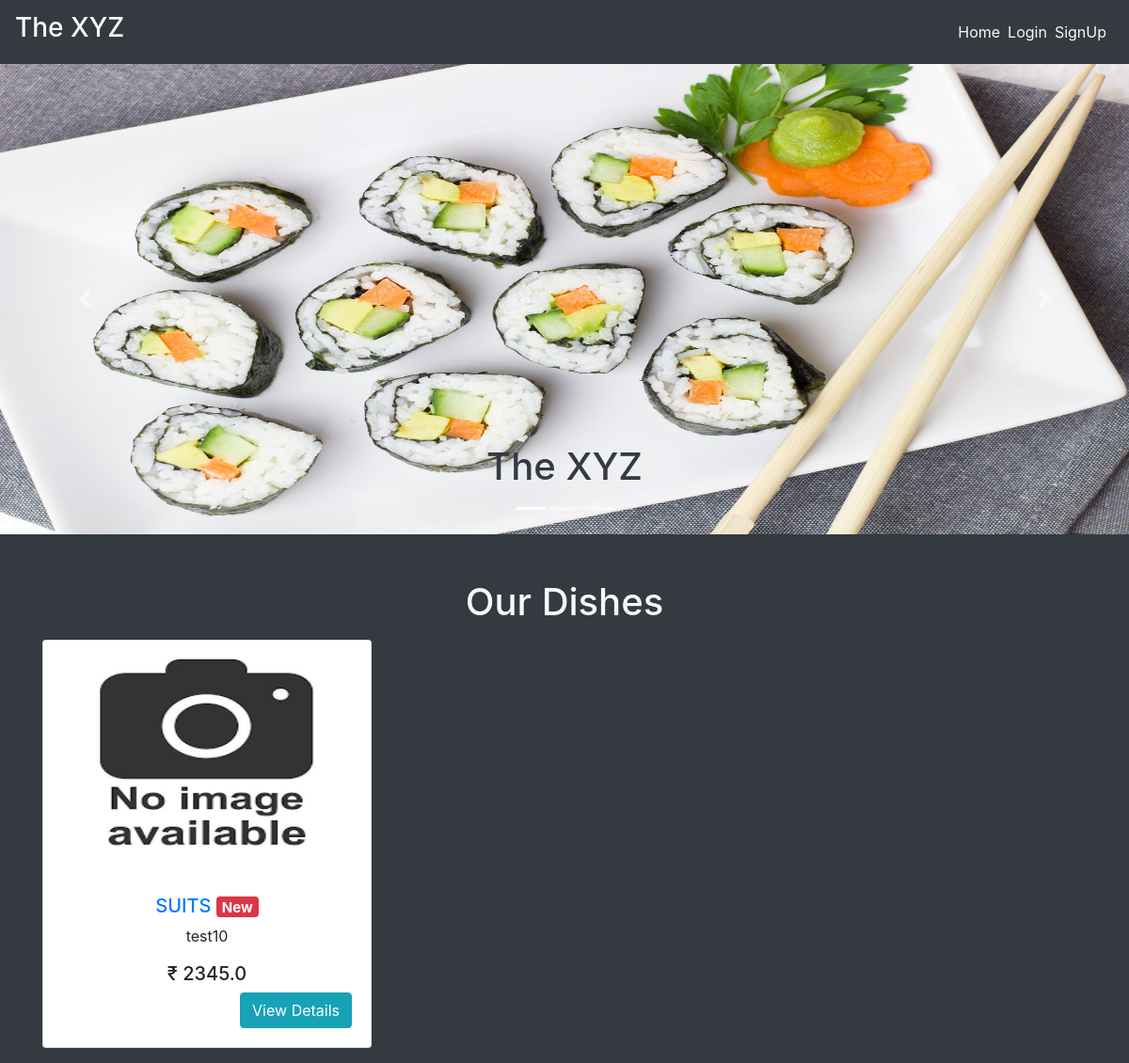
The page / on the database its author committed.
### main/models.py (models this page shows, shortened)
class Item(models.Model):
    LABELS = (
        ('BestSeller', 'BestSeller'),
        ('New', 'New'),
        ('Spicy🔥', 'Spicy🔥'),
    )
    LABEL_COLOUR = (
        ('danger', 'danger'),
        ('success', 'success'),
        ('primary', 'primary'),
        ('info', 'info')
    )
    title = models.CharField(max_length=150)
    description = models.CharField(max_length=250,blank=True)
    price = models.FloatField()
    pieces = models.IntegerField(default=6)
    instructions = models.CharField(max_length=250,default="Jain Option Available")
    image = models.ImageField(default='default.png', upload_to='images/')
    labels = models.CharField(max_length=25, choices=LABELS, blank=True)
    label_colour = models.CharField(max_length=15, choices=LABEL_COLOUR, blank=True)
    slug = models.SlugField(default="sushi_name")
    created_by = models.ForeignKey(User, on_delete=models.CASCADE)
    def get_absolute_url(self):
        return reverse("main:dishes", kwargs={
            'slug': self.slug
        })

### main/views.py (the view)
# urls.py: path('', MenuListView.as_view(), name='home'),
class MenuListView(ListView):
    model = Item
    template_name = 'main/home.html'
    context_object_name = 'menu_items'

### main/templates/main/home.html (shortened to what this page needs)
{% extends "main/layout.html" %}
{% block content %}
<div class="home bg-dark">
    <div id="carouselExampleCaptions" class="carousel slide mb-5" data-ride="carousel" style="height: 500px;">
        <ol class="carousel-indicators">
          <li data-target="#carouselExampleCaptions" data-slide-to="0" class="active"></li>
          <li data-target="#carouselExampleCaptions" data-slide-to="1"></li>
          <li data-target="#carouselExampleCaptions" data-slide-to="2"></li>
        </ol>
        <div class="carousel-inner">
          <div class="carousel-item active">
            <img src="../media/sushi.jpg" class="d-block w-100" alt="sushi1" height="500px">
            <div class="carousel-caption d-none d-md-block text-dark">
              <h1>The XYZ</h1>
            </div>
          </div>
        </div>
        <a class="carousel-control-prev" href="#carouselExampleCaptions" role="button" data-slide="prev">
          <span class="carousel-control-prev-icon" aria-hidden="true"></span>
        </a>
        <a class="carousel-control-next" href="#carouselExampleCaptions" role="button" data-slide="next">
          <span class="carousel-control-next-icon" aria-hidden="true"></span>
        </a>
      </div>
    <div class="container">
      <h1 class="text-center text-light mb-3">Our Dishes</h1>
      <div class="row">
        {% for item in menu_items %}
            <div class="col-sm-4">
                <div class="card mb-3" style="height: fit-content; overflow: auto;">
                  <img src="{{ item.image.url }}" style="height: 250px;">
                    <div class="card-body">
                      <h5 class="text-center"><a href="{{ item.get_absolute_url }}">{{ item.title }} </a><span class="badge badge-{{ item.label_colour }}">{{ item.labels }}</span></h5>
                      <p class="text-center">{{ item.description }}</p>
                      <h5 class="text-center">₹ {{ item.price }}</h5>
                      <a href="{{ item.get_absolute_url }}" class="btn btn-info float-right">View Details</a>
                    </div>
                </div>
            </div>
        {% endfor %}
      </div>
    </div>
  </div>
{% endblock content %}

### rows shown on the page
Item: image (placeholder picture), title "SUITS", labels "New", description "test10", price "2345.0"
